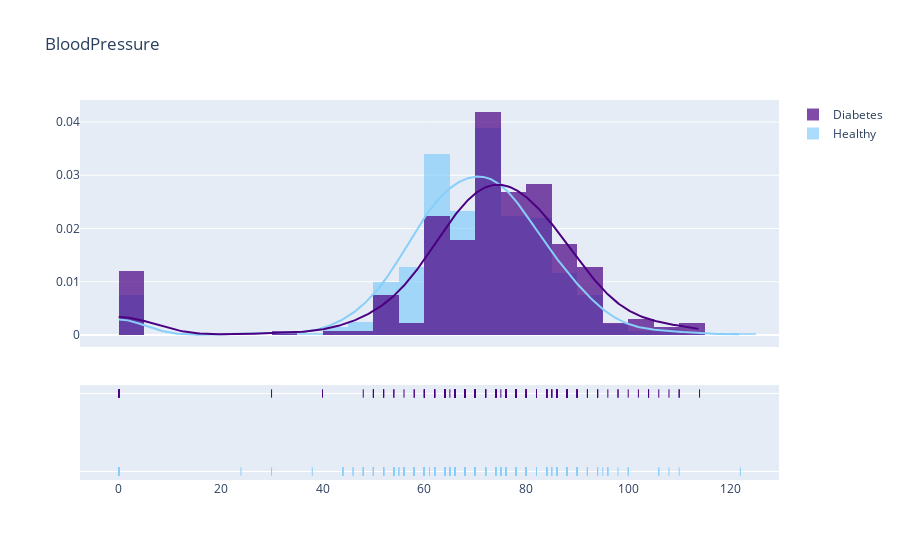

The cell this chart's notebook holds for it:
### Markdown cell above
### BloodPressure

We continue with the next variable - `BloodPressure` - and follow the same process as with the previous column: plot distribution, find medians, impute them to respective groups and verify the results in another plot of distributions.

### Code cell
create_distplot(df_zeroes, 'BloodPressure').show()

find_median(df, 'BloodPressure')

### Figure 1 — Plotly figure (JSON) as saved in the notebook; plotly's stock layout.template omitted (floating-point values rounded to 4 significant figures; data arrays with more than 128 entries replaced by an {"elided": "..."} marker saying what was removed)
{"data": [{"autobinx": false, "histnorm": "probability density", "legendgroup": "Healthy", "marker": {"color": "lightskyblue"}, "name": "Healthy", "opacity": 0.7, "type": "histogram", "x": {"elided": "500 int values"}, "xaxis": "x", "xbins": {"end": 122, "size": 0, "start": 0}, "yaxis": "y"}, {"autobinx": false, "histnorm": "probability density", "legendgroup": "Diabetes", "marker": {"color": "indigo"}, "name": "Diabetes", "opacity": 0.7, "type": "histogram", "x": {"elided": "268 int values"}, "xaxis": "x", "xbins": {"end": 114, "size": 0, "start": 0}, "yaxis": "y"}, {"legendgroup": "Healthy", "marker": {"color": "lightskyblue"}, "mode": "lines", "name": "Healthy", "showlegend": false, "type": "scatter", "x": {"elided": "500 float values"}, "xaxis": "x", "y": {"elided": "500 float values"}, "yaxis": "y"}, {"legendgroup": "Diabetes", "marker": {"color": "indigo"}, "mode": "lines", "name": "Diabetes", "showlegend": false, "type": "scatter", "x": {"elided": "500 float values"}, "xaxis": "x", "y": {"elided": "500 float values"}, "yaxis": "y"}, {"legendgroup": "Healthy", "marker": {"color": "lightskyblue", "symbol": "line-ns-open"}, "mode": "markers", "name": "Healthy", "showlegend": false, "type": "scatter", "x": {"elided": "500 int values"}, "xaxis": "x", "y": {"elided": "500 str values"}, "yaxis": "y2"}, {"legendgroup": "Diabetes", "marker": {"color": "indigo", "symbol": "line-ns-open"}, "mode": "markers", "name": "Diabetes", "showlegend": false, "type": "scatter", "x": {"elided": "268 int values"}, "xaxis": "x", "y": {"elided": "268 str values"}, "yaxis": "y2"}], "layout": {"barmode": "overlay", "hovermode": "closest", "legend": {"traceorder": "reversed"}, "title": {"text": "BloodPressure"}, "xaxis": {"anchor": "y2", "domain": [0, 1], "zeroline": false}, "yaxis": {"anchor": "free", "domain": [0.35, 1], "position": 0}, "yaxis2": {"anchor": "x", "domain": [0, 0.25], "dtick": 1, "showticklabels": false}}}
